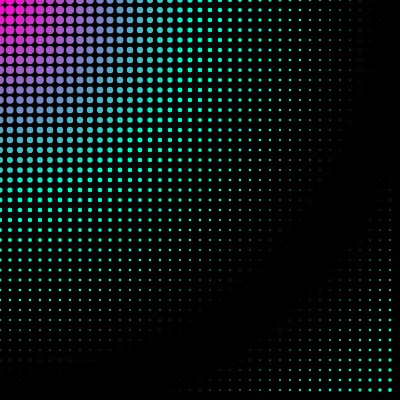
Frame 1 (no input)
Frame 60 (no input): identical to frame 1, image omitted
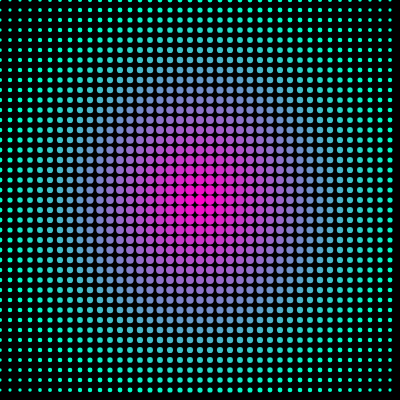
Frame 120 (the mouse pressed at the canvas centre since frame 60)

The p5.js sketch that drew these frames (run headless with seeded random() and noise() and a simulated clock; from frame 60 on, the mouse is pressed at the canvas centre):

// p5.js sketch
// ── sketch.js
let cols, rows;
let spacing = 10;

function setup() {
  createCanvas(400,400);
  cols = width / spacing;
  rows = height / spacing;
}

function draw() {
  background(0);
  noStroke();

  for (let x = 0; x < cols; x++) {
    for (let y = 0; y < rows; y++) {
      let px = x * spacing;
      let py = y * spacing;
      let d = dist(mouseX, mouseY, px, py);

      fill(map(d, 0, width / 2, 255, 0), map(d, 0, width / 2, 0, 255), 200);
      ellipse(px, py, map(d, 0, width / 2, spacing, 5));
    }
  }
}
